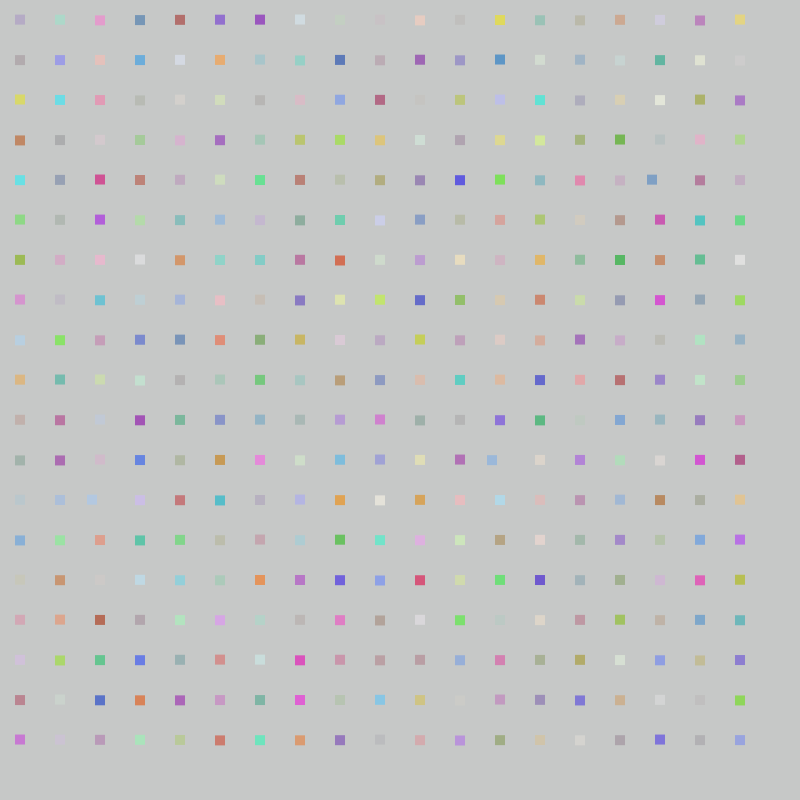
Frame 1 (no input)
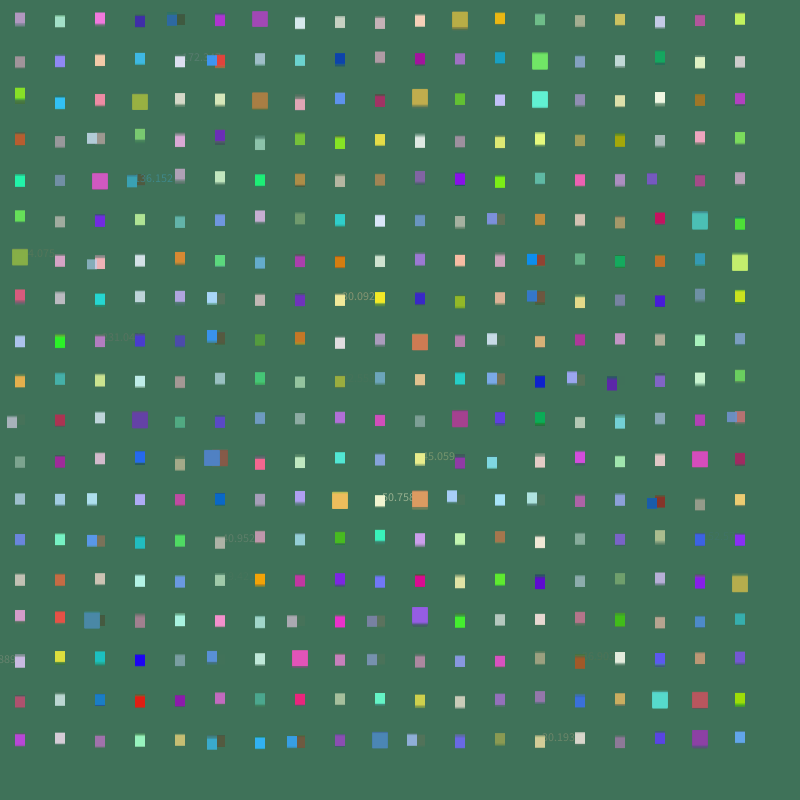
Frame 60 (the mouse pressed at the canvas centre just before this capture)
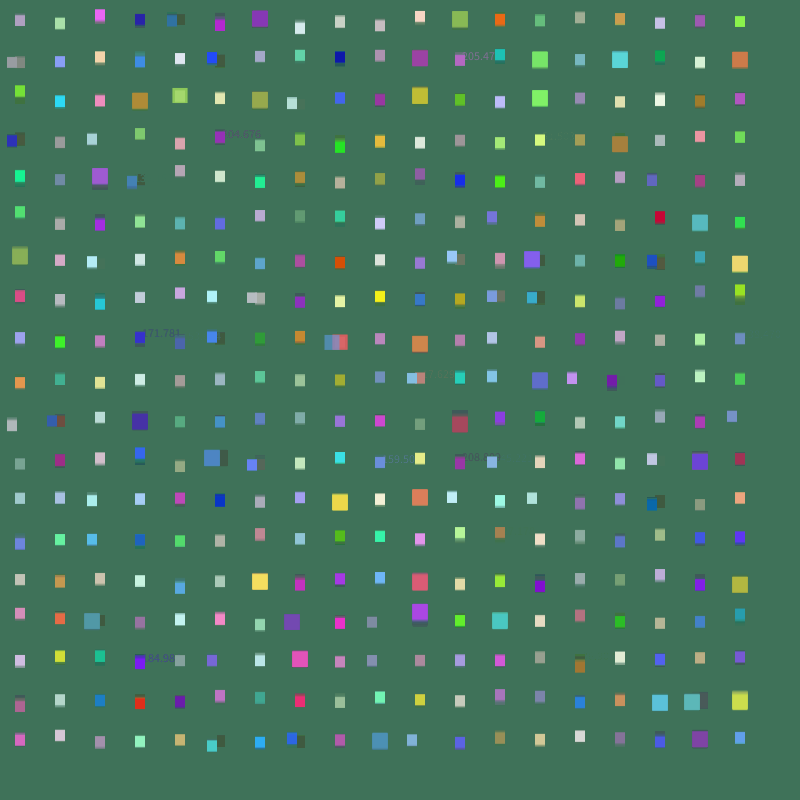
Frame 120 (the mouse held since frame 60 and released just before this capture)

The Processing sketch that drew these frames (run headless with seeded random() and noise(); from frame 60 on, the mouse is pressed at the canvas centre):

// Processing sketch: processing_146528
// ── processing_146528.pde

Block[][] blocks = new Block[20][20];

void setup() {
  size(800, 800);
  frameRate(10000000);
  colorMode(HSB);
  rectMode(CENTER);
  for (int i = 0; i < 20; i++)
  for (int j = 0; j < 20; j++)
    blocks[i][j] = new Block((i*40)-20,(j*40)-20,random(255), random(255), random(100)+155, 10);
}

void draw(){
  fill(100,100,100,10);
  rect(0,0,width*2,height*2);
  for (int i = 0; i < 20; i++)
  for (int j = 0; j < 20; j++)
  {
    blocks[i][j].update();
    blocks[i][j].display();
  }
}

class Block {
  PVector position;
  PVector velocity;
  PVector Bcolor;
  float size;
  float attract;
  
  Block(float x, float y, float r, float g, float b, float q) {
    position = new PVector(x, y);
    Bcolor = new PVector(r,g,b);
    attract = q;
  }
  
  void update() {
    Bcolor.x += random(-3,3);
    Bcolor.y += random(-3,3);
    position.y+= random(-.5,.5);
    if (Bcolor.y > 255 || Bcolor.y <0) {
      Bcolor.y = 150;
      attract=attract*1.5;
    }
    if (Bcolor.x > 255 || Bcolor.x <0) {
      Bcolor.x = 150;
      position.x-=8;
    }
  }
  
  void display() {
    noStroke();
    fill (Bcolor.x, Bcolor.y, Bcolor.z, 150);
    rect (position.x, position.y, attract, attract);
        if (random(100)>99.9) {
      stroke(1);
      text(Bcolor.x,position.x,position.y);
    }
  }
}
